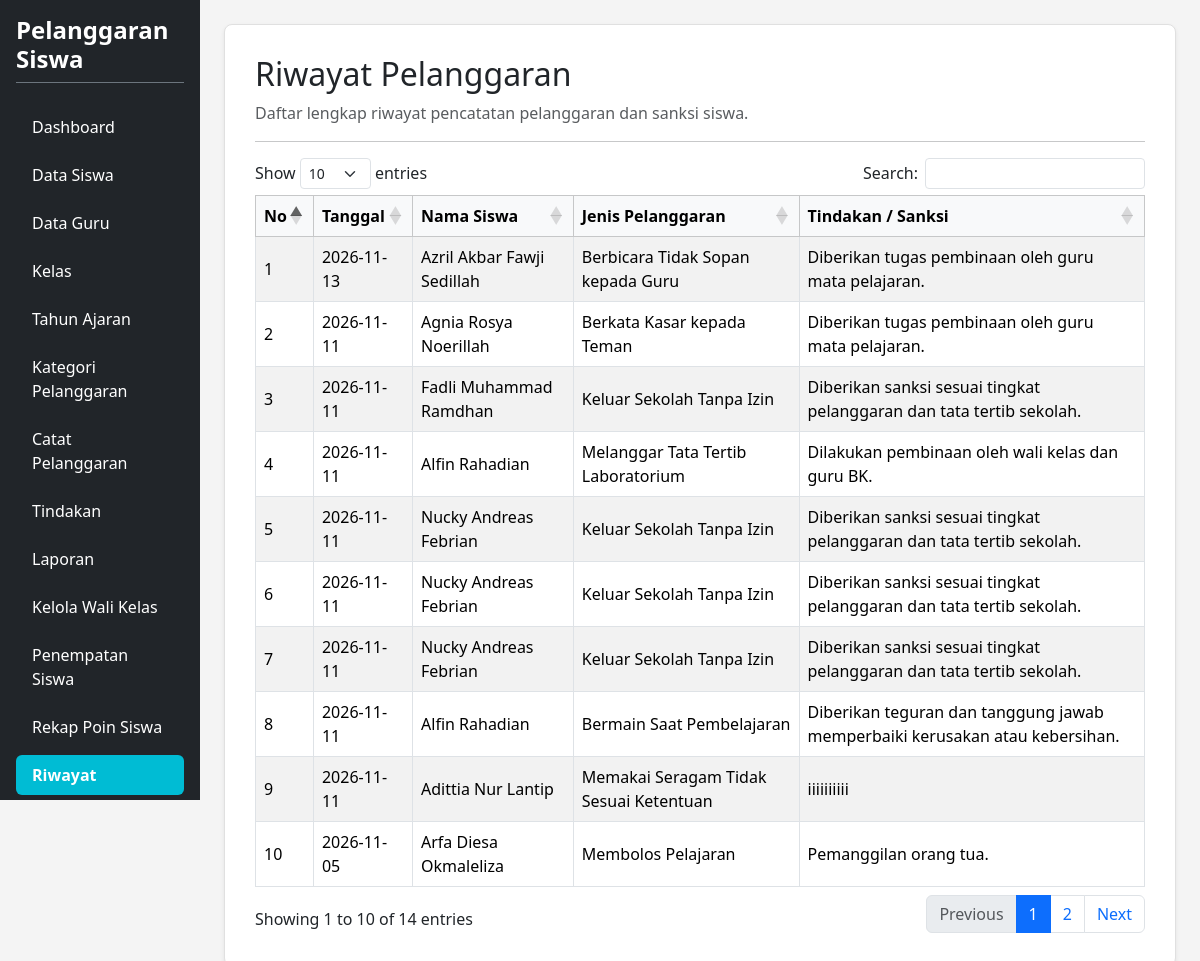
Screenshot of /riwayat.php (signed in) with the database file from the repository.
### tables this page shows
CREATE TABLE `t_pelanggaran_siswa` (
  `id` int(11) NOT NULL,
  `tahun_ajaran_id` int(11) NOT NULL,
  `siswa_id` int(11) NOT NULL,
  `nama_siswa` varchar(150) NOT NULL,
  `kelas_id` int(11) NOT NULL,
  `nama_kelas` varchar(100) NOT NULL,
  `pelanggaran_id` int(11) NOT NULL,
  `nama_pelanggaran` varchar(150) NOT NULL,
  `pelanggaran_kategori_id` int(11) NOT NULL,
  `guru_id` int(11) NOT NULL,
  `nama_guru` varchar(150) NOT NULL,
  `tanggal` date NOT NULL,
  `keterangan` text NOT NULL,
  `poin` int(11) NOT NULL,
  `tindakan` text NOT NULL,
  `status` varchar(30) NOT NULL,
  `created_at` timestamp NOT NULL DEFAULT current_timestamp(),
  `updated_at` timestamp NOT NULL DEFAULT current_timestamp()
);

### riwayat.php (the view, shortened to what this page needs)
<?php
require_once 'config.php';
$db_pdo = $pdo ?? ($conn instanceof PDO ? $conn : null);
?>
<!DOCTYPE html>
<html lang="id">
<head>
    <link href="https://cdn.jsdelivr.net/npm/bootstrap@5.3.8/dist/css/bootstrap.min.css" rel="stylesheet">
    <link href="https://cdn.datatables.net/1.13.8/css/dataTables.bootstrap5.min.css" rel="stylesheet">
</head>
<body>
<div class="container-fluid d-flex p-0" style="min-height: 100vh;">
    <div class="row flex-grow-1 g-0 w-100">
        <?php include "layout/sidebar.php"; ?>
        <main class="col-md-9 col-lg-10 p-4">
            <div class="content-card shadow-sm">
                <div class="mb-3">
                    <h2>Riwayat Pelanggaran</h2>
                    <p class="text-muted mb-0">Daftar lengkap riwayat pencatatan pelanggaran dan sanksi siswa.</p>
                </div>
                <hr>
                <div class="table-responsive">
                    <table id="tableRiwayat" class="table table-bordered table-striped align-middle w-100">
                        <thead class="table-light">
                            <tr>
                                <th width="5%">No</th>
                                <th>Tanggal</th>
                                <th>Nama Siswa</th>
                                <th>Jenis Pelanggaran</th>
                                <th>Tindakan / Sanksi</th>
                            </tr>
                        </thead>
                        <tbody>
                            <?php
                            if ($db_pdo) {
                                try {
                                    $stmt = $db_pdo->query("SELECT * FROM t_pelanggaran_siswa ORDER BY id DESC");
                                    $rows = $stmt->fetchAll(PDO::FETCH_ASSOC);
                                    if (count($rows) > 0) {
                                        foreach ($rows as $i => $r) {
                                            ?>
                                            <tr>
                                                <td><?= $i + 1 ?></td>
                                                <td><?= htmlspecialchars($r['tanggal'] ?? '-') ?></td>
                                                <td><?= htmlspecialchars($r['nama_siswa'] ?? '-') ?></td>
                                                <td><?= htmlspecialchars($r['nama_pelanggaran'] ?? '-') ?></td>
                                                <td><?= htmlspecialchars($r['tindakan'] ?? '-') ?></td>
                                            </tr>
                                            <?php
                                        }
                                    } else {
                                        echo '<tr><td colspan="5" class="text-center text-muted py-4">Belum ada data riwayat pelanggaran.</td></tr>';
                                    }
                                } catch (Exception $e) {
                                    echo '<tr><td colspan="5" class="text-center text-danger py-4">Error: ' . htmlspecialchars($e->getMessage()) . '</td></tr>';
                                }
                            } else {
                                echo '<tr><td colspan="5" class="text-center text-danger py-4">Koneksi database tidak ditemukan.</td></tr>';
                            }
                            ?>
                        </tbody>
                    </table>
                </div>
            </div>
        </main>
    </div>
</div>
</body>
</html>

### riwayat.php (style rules this page uses)
body { background-color: #f4f4f4; overflow-x: hidden; margin: 0; }
.content-card { background-color: #ffffff; border: 1px solid #e0e0e0; border-radius: 8px; padding: 30px; box-shadow: 0 2px 5px rgba(0,0,0,0.05); }

### rows the page displays
t_pelanggaran_siswa: tanggal "2026-11-13", nama_siswa "Azril Akbar Fawji Sedillah", nama_pelanggaran "Berbicara Tidak Sopan kepada Guru", tindakan "Diberikan tugas pembinaan oleh guru mata pelajaran."
t_pelanggaran_siswa: tanggal "2026-11-11", nama_siswa "Agnia Rosya Noerillah", nama_pelanggaran "Berkata Kasar kepada Teman", tindakan "Diberikan tugas pembinaan oleh guru mata pelajaran."
t_pelanggaran_siswa: tanggal "2026-11-11", nama_siswa "Fadli Muhammad Ramdhan", nama_pelanggaran "Keluar Sekolah Tanpa Izin", tindakan "Diberikan sanksi sesuai tingkat pelanggaran dan tata tertib sekolah."
t_pelanggaran_siswa: tanggal "2026-11-11", nama_siswa "Alfin Rahadian", nama_pelanggaran "Melanggar Tata Tertib Laboratorium", tindakan "Dilakukan pembinaan oleh wali kelas dan guru BK."
t_pelanggaran_siswa: tanggal "2026-11-11", nama_siswa "Nucky Andreas Febrian", nama_pelanggaran "Keluar Sekolah Tanpa Izin", tindakan "Diberikan sanksi sesuai tingkat pelanggaran dan tata tertib sekolah."
t_pelanggaran_siswa: tanggal "2026-11-11", nama_siswa "Nucky Andreas Febrian", nama_pelanggaran "Keluar Sekolah Tanpa Izin", tindakan "Diberikan sanksi sesuai tingkat pelanggaran dan tata tertib sekolah."
t_pelanggaran_siswa: tanggal "2026-11-11", nama_siswa "Nucky Andreas Febrian", nama_pelanggaran "Keluar Sekolah Tanpa Izin", tindakan "Diberikan sanksi sesuai tingkat pelanggaran dan tata tertib sekolah."
t_pelanggaran_siswa: tanggal "2026-11-11", nama_siswa "Alfin Rahadian", nama_pelanggaran "Bermain Saat Pembelajaran", tindakan "Diberikan teguran dan tanggung jawab memperbaiki kerusakan atau kebersihan."
t_pelanggaran_siswa: tanggal "2026-11-11", nama_siswa "Adittia Nur Lantip", nama_pelanggaran "Memakai Seragam Tidak Sesuai Ketentuan", tindakan "iiiiiiiiii"
t_pelanggaran_siswa: tanggal "2026-11-05", nama_siswa "Arfa Diesa Okmaleliza", nama_pelanggaran "Membolos Pelajaran", tindakan "Pemanggilan orang tua."
